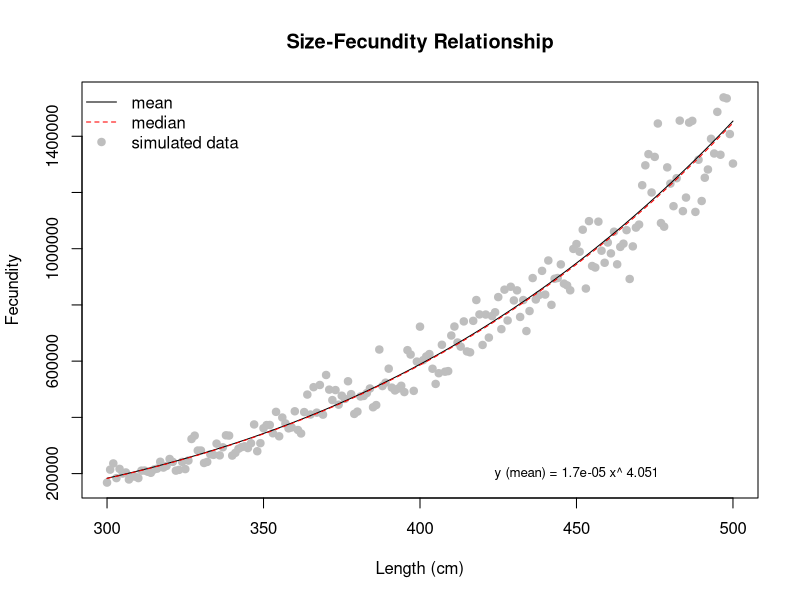

Source code (R):
# Basic size-fecundity relationship
# Description: Fit a power function to fish size and fecundity data
# Contact: sabrina.beyer@noaa.gov, NOAA Northwest Fisheries Science Center

# Data: 
# 1) fish size (length or weight)
# 2) fecundity (obtained by either the autodiametric (AD), gravimetric, 
#    or other fecundity method)


# clear work space
rm(list=ls())


# ~~~~~~~~~~~~~~~~~~~~~~~~~~
# Function to use below----
# ~~~~~~~~~~~~~~~~~~~~~~~~~~
  # Bias correction function that will return the mean instead of median from 
  # log-space parameter estimation of a power function (only needed for alpha)
  # Background:
      # log-normal distribution: lognormal(u,sd^2)
      # median: exp(u)
      # mean:   exp(u + sd^2/2), same as exp(u)*exp(0.5*sd^2)
  bias_correct <- function(model){
    alpha_med  <- exp(model$coefficients[1])
    beta       <- model$coefficients[2]
    sdres      <- sd(model$residuals) 
    alpha_mean <- alpha_med*exp(0.5*sdres^2)  
    return(as.numeric(c(alpha_mean, beta)))
  }

  
#~~~~~~~~~~~~~~~~~~~~~~~~~~~~~~~~~~~~~~~~~~~~~~~~
# Example: Fit a length-fecundity relationship----
#~~~~~~~~~~~~~~~~~~~~~~~~~~~~~~~~~~~~~~~~~~~~~~~~

# ~~~~~~~~~~~~~~~~~~~
# Simulate data----
# ~~~~~~~~~~~~~~~~~~~
  # simulate data for the example
  # log(fecundity) = log(alpha) + beta * log(length) + some noise
  xx            <- seq(300, 500, 1)                         # independent variable (using fish length (mm) for the example, but this could be weight instead)
  log.alpha     <- -11.938                                  # intercept parameter of log-log linear model
  beta          <- 4.043                                    # slope parameter of log-log linear model (this is also the exponent parameter of the power function)  
  error         <- rlnorm(length(xx), meanlog=0, sdlog=0.1) # simulate some error
  log.fecundity <- log.alpha + beta*log(xx) + error  
  fecundity     <- exp(log.fecundity)                       # simulated fecundity data
  
  # create a data frame 
  mydf <- data.frame(xx,fecundity)

  
# ~~~~~~~~~~~~~~~~~~~~~~~~~
# Parameter estimation----
# ~~~~~~~~~~~~~~~~~~~~~~~~~
  # fit a simple linear model to the natural log transformed simulated data
  lm.mod         <- lm(log(fecundity)~log(xx), data=mydf)
  log.alpha.mod  <- coef(lm.mod)[1]
  alpha.mod      <- exp(log.alpha.mod)  # note, this is the median
  beta.mod       <- coef(lm.mod)[2]    
  
  # bias correct (bc) alpha to return the mean instead of the median
  # beta remains the same
  bc.results.mod  <- bias_correct(lm.mod)
  bc.alpha.mod    <- bc.results.mod[1]
  
  # parameter estimates for the power function
  # power function form 
  # fecundity = alpha * length ^ beta
  alpha.mod          # scaling coefficient median
  bc.alpha.mod       # scaling coefficient mean (bias corrected)
  beta.mod           # exponent

  
#~~~~~~~~~~~~~~~~~~~~~~~
# Visualize results----
#~~~~~~~~~~~~~~~~~~~~~~~
  # fecundity = alpha * length ^ beta
  yy.median  <- alpha.mod    * xx ^ beta.mod
  yy.mean    <- bc.alpha.mod * xx ^ beta.mod
  
  # plot the simulated data and the model fit
  plot(fecundity~xx, data=mydf, main="Size-Fecundity Relationship", 
       pch=19, col="gray", 
       xlab="Length (cm)",
       ylab="Fecundity")   
  lines(yy.mean  ~ xx, lty=1,col="black")
  lines(yy.median~ xx, lty=2,col="red")
  legend("topleft", bty='n', legend = c("mean","median","simulated data"), lty=c(1,2,NA), pch=c(NA,NA,19), col=c("black", "red","gray"))
  text(450, 2.0e+05, labels=paste("y (mean) =",round(bc.alpha.mod,6),"x^",round(beta.mod,3), sep=" "), cex=0.8)
